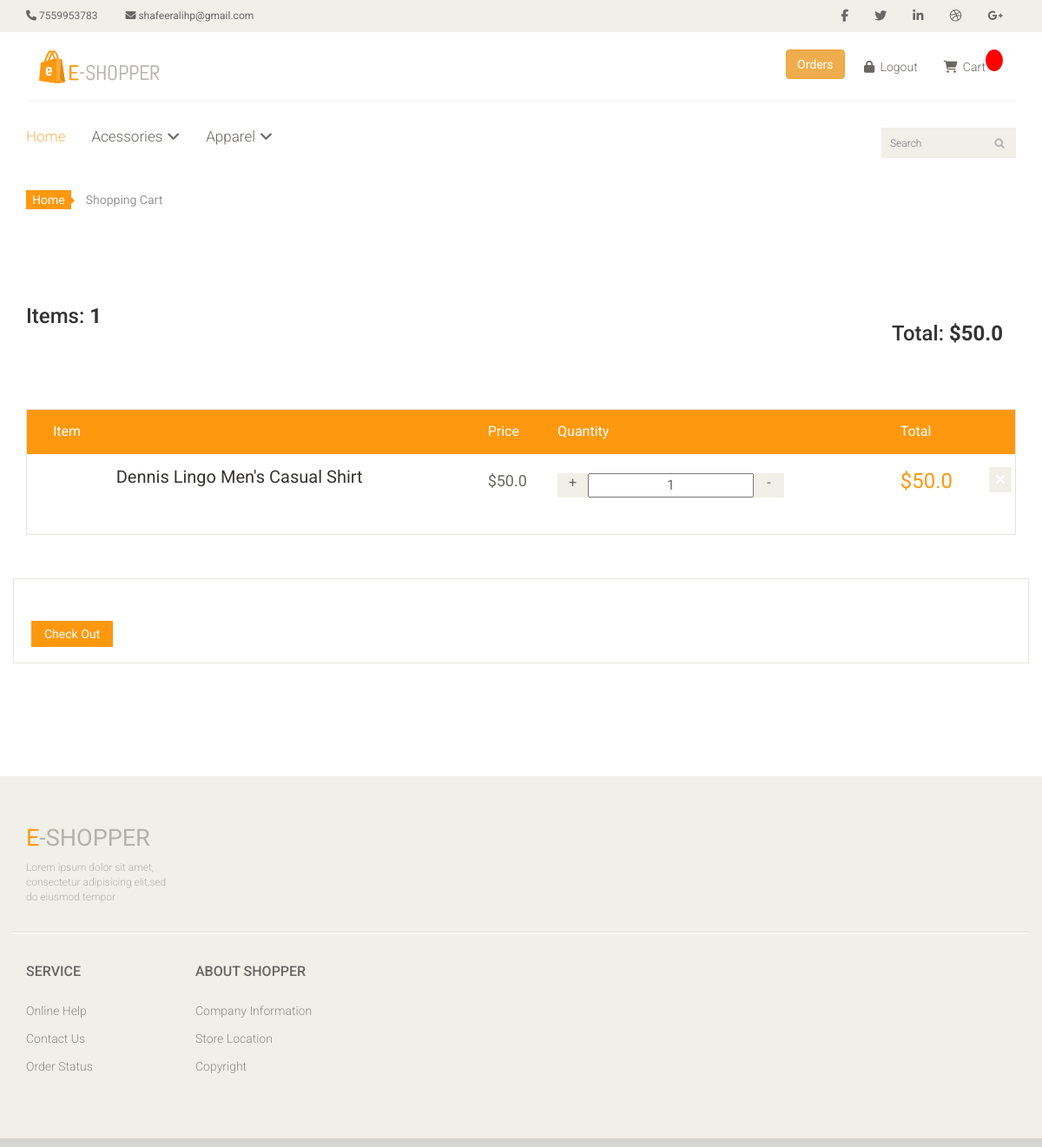
The app's page /cart/cart-detail/ (signed in) with its own data.
### prod/models.py (models this page shows, shortened)
class Order(models.Model):
    STATUS={
        ("pending","pending"),
        ("shipped","shipped"),
        ("out for delivery","out for delivery"),
        ("completed","completed")
    }
    customer = models.ForeignKey(Customer,on_delete=models.SET_NULL, null=True,blank=True)
    product = models.ForeignKey(Product,on_delete=models.SET_NULL, null=True,blank=True)
    date_orderd = models.DateTimeField(auto_now_add=True)
    complete = models.BooleanField(default=False,null=True,blank=True)
    transaction_id=models.CharField(max_length=200,null=True)
    approve= models.BooleanField(default=False,null=True,blank=True)
    value=models.CharField(default='pending',max_length=200,null=True )
    @property
    def get_cart_total(self):
        orderitems = self.orderitem_set.all()
        total = sum([item.get_total for item in orderitems])
        return total
    @property
    def get_cart_items(self):
        orderitems = self.orderitem_set.all()
        total = sum([item.quantity for item in orderitems])
        return total

class OrderItem(models.Model):
    product = models.ForeignKey(Product,on_delete=models.SET_NULL, null=True,blank=True)
    order = models.ForeignKey(Order,on_delete=models.SET_NULL, null=True,blank=True)
    quantity=models.IntegerField(default=0,null=True,blank=True)
    date_added = models.DateTimeField(auto_now_add=True)
    @property
    def get_total(self):
        total = self.product.price * self.quantity
        return total

class  Product(models.Model):
    PRODUCTTYPE={
    ("shirt", "shirt"),
    ("t-shirt", "t-shirt"),
    ("pant", "pant"),
    ("jeans", "jeans"),
    ("sunglass", "sunglass"),
    ("shoe", "shoe"),
    }
    PRODUCTCATEGORY={
    ("Apparel", "Apparel"),
    ("Acessories", "Acessories"), }
    image = models.ImageField(null=True ,blank=True)
    name = models.CharField(max_length=300)
    price = models.FloatField()
    product_quantity=models.IntegerField()
    product_category= models.CharField(max_length=300,choices=PRODUCTCATEGORY)
    product_type= models.CharField(max_length=300,choices=PRODUCTTYPE)
    attribute = models.TextField(max_length=1000, verbose_name='attribute')
    @property
    def imageURL(self):
        try:
            url = self.image.url
        except:
            url=''
        return url

### ca/views.py (the view)
# urls.py: path('cart-detail/',views.cart_detail,name='cart_detail'),
def cart_detail(request):
    data = cartData(request)
    cartItems=data['cartItems']
    order=data['order']
    items=data['items']
    context = {'items':items,'order':order,'cartItems':cartItems}
    return render(request,'cart.html', context)

### ca/utils.py (called while the page is built)
def cartData(request):
    if request.user.is_authenticated:
        customer=request.user.customer
        order,created =Order.objects.get_or_create(customer=customer,complete=False)
        items = order.orderitem_set.all()
        cartItems=order.get_cart_items
    else:
        cookieData = cookieCart(request)
        cartItems = cookieData['cartItems']
        order = cookieData['order']
        items = cookieData['items']
    return{'items':items,'order':order,'cartItems':cartItems }

### templates/cart.html (shortened to what this page needs)
{% extends 'base.html'%}
{% block content %}
{% load static %}
	 <section id="cart_items">
		<div class="container">
			<div class="breadcrumbs">
				<ol class="breadcrumb">
				  <li><a href="/">Home</a></li>
				  <li class="active">Shopping Cart</li>
				</ol>
				<ol class="breadcrumb">
					<li><h3>Items: <strong>{{order.get_cart_items}}</strong></h3></li>
					<li style="float: right;"><h3>Total:<strong> ${{order.get_cart_total}}</strong></h3></li>
				</ol>
			</div>
			<div class="table-responsive cart_info">
				<table class="table table-condensed">
					<thead>
						<tr class="cart_menu">
							<td class="image">Item</td>
							<td class="description"></td>
							<td class="price">Price</td>
							<td class="quantity">Quantity</td>
							<td class="total">Total</td>
							<td></td>
						</tr>
					</thead>
					<tbody>
						{% for item in items %}
						<tr>
							<td class="cart_product">
							</td>
							<td class="cart_description">
								<h4 style="padding-bottom: 5%;"><a href="">{{item.product.name}}</a></h4>
							</td>
							<div class="pt-5">
							<td class="cart_price ">
								<p>${{item.product.price}}</p>
							</td>
							<td class="cart_quantity">
								<div class="cart_quantity_button">
									<a data-product={{item.product.id}} data-action="add" class="cart_quantity_up update-cart" href=""> + </a>
									<input  class="cart_quantity_input" type="" name="quantity" value="{{item.quantity}}" >
									<a data-product={{item.product.id}} data-action="remove" class="cart_quantity_down update-cart" href=""> - </a>
								</div>
							</td>
							<td class="cart_total">
								<p class="cart_total_price">${{item.get_total}}</p>
							</td>
							<td class="cart_delete">
								<a  data-product={{item.product.id}} data-name="{{item.product.name}}" onclick="window.mycart()" id="checking" data-action="delete" class="cart_quantity_delete update-cart" href=" "><i class="fa fa-times"></i></a>
							</td>
						</div>
						</tr>
						{% endfor %}
					</tbody>
				</table>
			</div>
		</div>
	</section>
	<section id="do_action">
		<div class="container">
			<div class="row">
				<div class="col-12">
					<div class="total_area">
					<a class="btn btn-default check_out" href="{% url 'checkout' %}">Check Out</a>
				</div>
				</div>
			</div>
		</div>
	</section>
{% endblock %}

### static/main.css (style rules this page uses)
body { font-family: 'Roboto', sans-serif; background:; position: relative; font-weight:400px; }
a { -webkit-transition: 300ms; -moz-transition: 300ms; -o-transition: 300ms; transition: 300ms; }
h1, h2, h3, h4, h5, h6 { font-family: 'Roboto', sans-serif; }
#do_action { margin-bottom: 50px; }
.breadcrumbs { position: relative; }
.breadcrumbs .breadcrumb { background:transparent; margin-bottom: 75px; padding-left: 0; }
.breadcrumbs .breadcrumb li a { background:#FE980F; color: #FFFFFF; padding: 3px 7px; }
.breadcrumbs .breadcrumb li a:after { content:""; height:auto; width: auto; border-width: 8px; border-style: solid; border-color:transparent transparent transparent #FE980F; position: absolute; top: 11px; left:48px; }
.breadcrumbs .breadcrumb > li + li:before { content: " "; }
#cart_items .cart_info { border: 1px solid #E6E4DF; margin-bottom: 50px }
#cart_items .cart_info .cart_menu { background: #FE980F; color: #fff; font-size: 16px; font-family: 'Roboto', sans-serif; font-weight: normal; }
#cart_items .cart_info .table.table-condensed thead tr { height: 51px; }
#cart_items .cart_info .table.table-condensed tr { border-bottom: 1px solid#F7F7F0 }
#cart_items .cart_info .table.table-condensed tr:last-child { border-bottom: 0 }
.cart_info table tr td { border-top: 0 none; vertical-align: inherit; }
#cart_items .cart_info .image { padding-left: 30px; }
#cart_items .cart_info .cart_description h4 { margin-bottom: 0 }
#cart_items .cart_info .cart_description h4 a { color: #363432; font-family: 'Roboto',sans-serif; font-size: 20px; font-weight: normal; }
#cart_items .cart_info .cart_price p { color:#696763; font-size: 18px }
#cart_items .cart_info .cart_total_price { color: #FE980F; font-size: 24px; }
.cart_product { display: block; margin: 15px -70px 10px 25px; }
.cart_quantity_button a { background:#F0F0E9; color: #696763; display: inline-block; font-size: 16px; height: 28px; overflow: hidden; text-align: center; width: 35px; float: left; }
.cart_quantity_input { color: #696763; float: left; font-size: 16px; text-align: center; font-family: 'Roboto',sans-serif; }
.cart_delete { display: block; margin-right: -12px; overflow: hidden; }
.cart_delete a { background:#F0F0E9; color: #FFFFFF; padding: 5px 7px; font-size: 16px }
#do_action .total_area { padding-bottom: 18px !important; }
#do_action .total_area, #do_action .chose_area { border: 1px solid #E6E4DF; color: #696763; padding: 30px 25px 30px 0; margin-bottom: 80px; }
.update, .check_out { background: #FE980F; border-radius: 0; color: #FFFFFF; margin-top: 18px; border: none; padding: 5px 15px; }
.check_out { margin-left: 20px }

### records on screen
Order: get_cart_items "1", get_cart_total "50.0"
OrderItem: product.name "Dennis Lingo Men's Casual Shirt", product.price "50.0", quantity "1", get_total "50.0"
